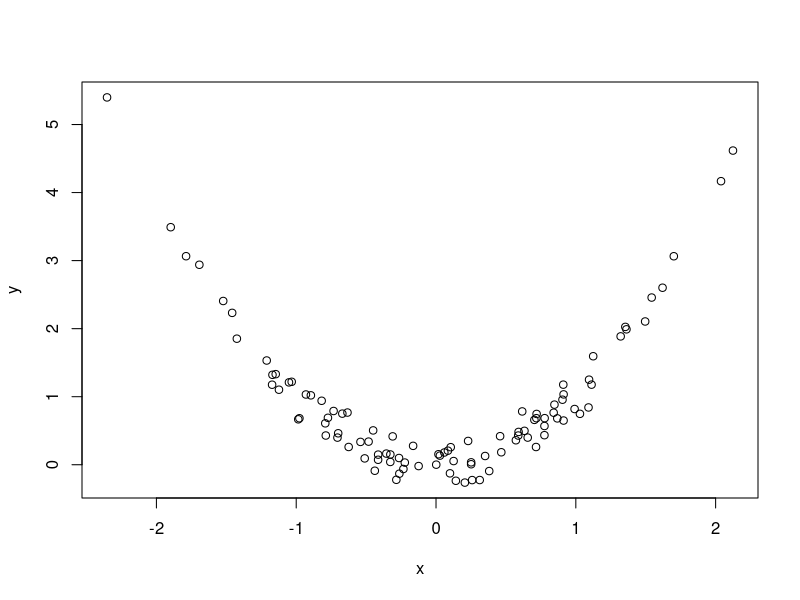

Write R code to recreate this figure.
#simulate and plot data
#Stephanie Doner
#shampton@email.arizona.edu
#2022.03.15

#simulate predictor variable (x)
x <- rnorm(n = 100)
#calculate response variable (y) and add noise
y <- x^2 + rnorm(n = 100, sd = 0.2)
#plot the data
plot(x = x, y = y)
